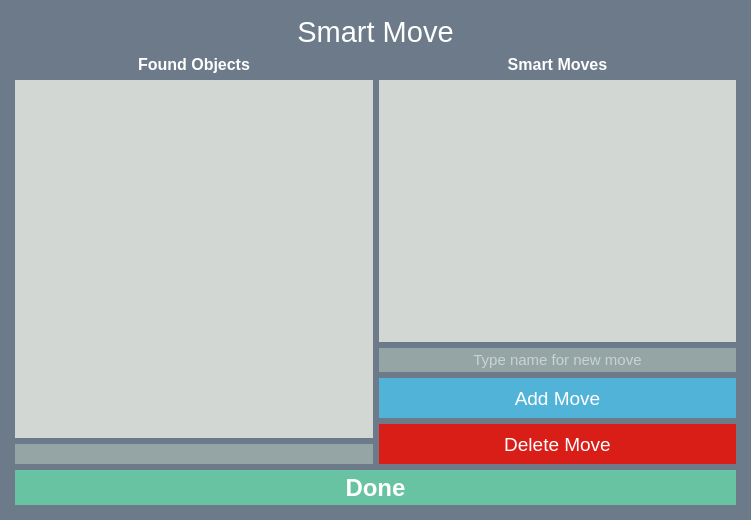
<?xml version="1.0" encoding="UTF-8"?>
<ui version="4.0">
 <class>ActionWaypointUI</class>
 <widget class="QWidget" name="ActionWaypointUI">
  <property name="geometry">
   <rect>
    <x>0</x>
    <y>0</y>
    <width>751</width>
    <height>520</height>
   </rect>
  </property>
  <property name="minimumSize">
   <size>
    <width>0</width>
    <height>0</height>
   </size>
  </property>
  <property name="maximumSize">
   <size>
    <width>16777215</width>
    <height>16777215</height>
   </size>
  </property>
  <property name="windowTitle">
   <string>Form</string>
  </property>
  <property name="styleSheet">
   <string notr="true">background-color:#6C7A89</string>
  </property>
  <layout class="QVBoxLayout" name="verticalLayout_2">
   <property name="margin">
    <number>15</number>
   </property>
   <item>
    <widget class="QLabel" name="label_3">
     <property name="font">
      <font>
       <pointsize>22</pointsize>
      </font>
     </property>
     <property name="styleSheet">
      <string notr="true">color:#fff</string>
     </property>
     <property name="text">
      <string>Smart Move</string>
     </property>
     <property name="alignment">
      <set>Qt::AlignCenter</set>
     </property>
    </widget>
   </item>
   <item>
    <layout class="QHBoxLayout" name="horizontalLayout_2">
     <property name="margin">
      <number>0</number>
     </property>
     <item>
      <widget class="QWidget" name="widget_3" native="true">
       <property name="sizePolicy">
        <sizepolicy hsizetype="Preferred" vsizetype="Preferred">
         <horstretch>0</horstretch>
         <verstretch>5</verstretch>
        </sizepolicy>
       </property>
       <property name="minimumSize">
        <size>
         <width>50</width>
         <height>50</height>
        </size>
       </property>
       <layout class="QVBoxLayout" name="verticalLayout_4">
        <property name="margin">
         <number>0</number>
        </property>
        <item>
         <layout class="QVBoxLayout" name="verticalLayout_3">
          <item>
           <widget class="QLabel" name="label_11">
            <property name="minimumSize">
             <size>
              <width>0</width>
              <height>0</height>
             </size>
            </property>
            <property name="font">
             <font>
              <pointsize>12</pointsize>
              <weight>75</weight>
              <bold>true</bold>
             </font>
            </property>
            <property name="styleSheet">
             <string notr="true">color:#ffffff</string>
            </property>
            <property name="text">
             <string>Found Objects</string>
            </property>
            <property name="alignment">
             <set>Qt::AlignCenter</set>
            </property>
           </widget>
          </item>
          <item>
           <widget class="QListWidget" name="object_list">
            <property name="font">
             <font>
              <weight>75</weight>
              <bold>true</bold>
             </font>
            </property>
            <property name="styleSheet">
             <string notr="true">QListWidget {background-color:#D2D7D3; color:#555;} QListView:item:selected { color: #ffffff; background-color: #ABB7B7;border:none }</string>
            </property>
            <property name="frameShape">
             <enum>QFrame::Panel</enum>
            </property>
            <property name="frameShadow">
             <enum>QFrame::Plain</enum>
            </property>
            <property name="lineWidth">
             <number>0</number>
            </property>
           </widget>
          </item>
         </layout>
        </item>
        <item>
         <layout class="QHBoxLayout" name="horizontalLayout">
          <item>
           <widget class="QLabel" name="object_field">
            <property name="minimumSize">
             <size>
              <width>0</width>
              <height>20</height>
             </size>
            </property>
            <property name="font">
             <font>
              <weight>75</weight>
              <bold>true</bold>
             </font>
            </property>
            <property name="styleSheet">
             <string notr="true">color:#ffffff;background-color:#95A5A6</string>
            </property>
            <property name="text">
             <string/>
            </property>
            <property name="alignment">
             <set>Qt::AlignCenter</set>
            </property>
           </widget>
          </item>
         </layout>
        </item>
       </layout>
      </widget>
     </item>
     <item>
      <widget class="QWidget" name="widget_4" native="true">
       <property name="minimumSize">
        <size>
         <width>50</width>
         <height>50</height>
        </size>
       </property>
       <layout class="QVBoxLayout" name="verticalLayout_6">
        <property name="margin">
         <number>0</number>
        </property>
        <item>
         <layout class="QVBoxLayout" name="verticalLayout_5">
          <item>
           <widget class="QLabel" name="label">
            <property name="font">
             <font>
              <pointsize>12</pointsize>
              <weight>75</weight>
              <bold>true</bold>
             </font>
            </property>
            <property name="styleSheet">
             <string notr="true">color:#ffffff</string>
            </property>
            <property name="text">
             <string>Smart Moves</string>
            </property>
            <property name="alignment">
             <set>Qt::AlignCenter</set>
            </property>
           </widget>
          </item>
          <item>
           <widget class="QListWidget" name="move_list">
            <property name="minimumSize">
             <size>
              <width>0</width>
              <height>0</height>
             </size>
            </property>
            <property name="maximumSize">
             <size>
              <width>16777215</width>
              <height>16777215</height>
             </size>
            </property>
            <property name="font">
             <font>
              <weight>75</weight>
              <bold>true</bold>
             </font>
            </property>
            <property name="styleSheet">
             <string notr="true">QListWidget {background-color:#D2D7D3; color:#ffffff;} QListView:item:selected { color: #ffffff; background-color: #ABB7B7;border:none }</string>
            </property>
            <property name="frameShape">
             <enum>QFrame::Panel</enum>
            </property>
            <property name="frameShadow">
             <enum>QFrame::Plain</enum>
            </property>
            <property name="lineWidth">
             <number>0</number>
            </property>
           </widget>
          </item>
          <item>
           <widget class="QLineEdit" name="name_field">
            <property name="sizePolicy">
             <sizepolicy hsizetype="Preferred" vsizetype="Preferred">
              <horstretch>0</horstretch>
              <verstretch>0</verstretch>
             </sizepolicy>
            </property>
            <property name="minimumSize">
             <size>
              <width>0</width>
              <height>24</height>
             </size>
            </property>
            <property name="maximumSize">
             <size>
              <width>16777215</width>
              <height>16777215</height>
             </size>
            </property>
            <property name="font">
             <font>
              <pointsize>11</pointsize>
              <weight>50</weight>
              <bold>false</bold>
             </font>
            </property>
            <property name="focusPolicy">
             <enum>Qt::WheelFocus</enum>
            </property>
            <property name="styleSheet">
             <string notr="true">background-color:#95A5A6 ; color:#ffffff</string>
            </property>
            <property name="text">
             <string/>
            </property>
            <property name="frame">
             <bool>false</bool>
            </property>
            <property name="alignment">
             <set>Qt::AlignCenter</set>
            </property>
            <property name="placeholderText">
             <string>Type name for new move</string>
            </property>
           </widget>
          </item>
         </layout>
        </item>
        <item>
         <widget class="QPushButton" name="add_move_button">
          <property name="minimumSize">
           <size>
            <width>0</width>
            <height>40</height>
           </size>
          </property>
          <property name="font">
           <font>
            <pointsize>14</pointsize>
           </font>
          </property>
          <property name="focusPolicy">
           <enum>Qt::NoFocus</enum>
          </property>
          <property name="styleSheet">
           <string notr="true">QPushButton#add_move_button{border: 2px solid #52B3D9;
border-radius: 0px;
background-color: #52B3D9;
color:#ffffff}
QPushButton#add_move_button:pressed{
border: 2px solid #52B3D9;
border-radius: 0px;
background-color: #52B3D9;
color:#ffffff}</string>
          </property>
          <property name="text">
           <string>Add Move</string>
          </property>
         </widget>
        </item>
        <item>
         <widget class="QPushButton" name="delete_move_button">
          <property name="minimumSize">
           <size>
            <width>0</width>
            <height>40</height>
           </size>
          </property>
          <property name="font">
           <font>
            <pointsize>14</pointsize>
           </font>
          </property>
          <property name="focusPolicy">
           <enum>Qt::NoFocus</enum>
          </property>
          <property name="styleSheet">
           <string notr="true">QPushButton#delete_move_button{border: 2px solid #D91E18;
border-radius: 0px;
background-color: #D91E18;
color:#ffffff}
QPushButton#delete_move_button:pressed{
border: 2px solid #D91E18;
border-radius: 0px;
background-color: #D91E18;
color:#ffffff}</string>
          </property>
          <property name="text">
           <string>Delete Move</string>
          </property>
         </widget>
        </item>
       </layout>
      </widget>
     </item>
    </layout>
   </item>
   <item>
    <widget class="QPushButton" name="done_button">
     <property name="minimumSize">
      <size>
       <width>0</width>
       <height>35</height>
      </size>
     </property>
     <property name="font">
      <font>
       <pointsize>18</pointsize>
       <weight>75</weight>
       <bold>true</bold>
      </font>
     </property>
     <property name="focusPolicy">
      <enum>Qt::NoFocus</enum>
     </property>
     <property name="styleSheet">
      <string notr="true">QPushButton#done_button{border: 2px solid #68C3A3;
border-radius: 0px;
background-color: #68C3A3;
color:#ffffff}
QPushButton#done_button:pressed{
border: 2px solid #68C3A3;
border-radius: 0px;
background-color: #68C3A3;
color:#ffffff}</string>
     </property>
     <property name="text">
      <string>Done</string>
     </property>
    </widget>
   </item>
  </layout>
 </widget>
 <resources/>
 <connections/>
</ui>
